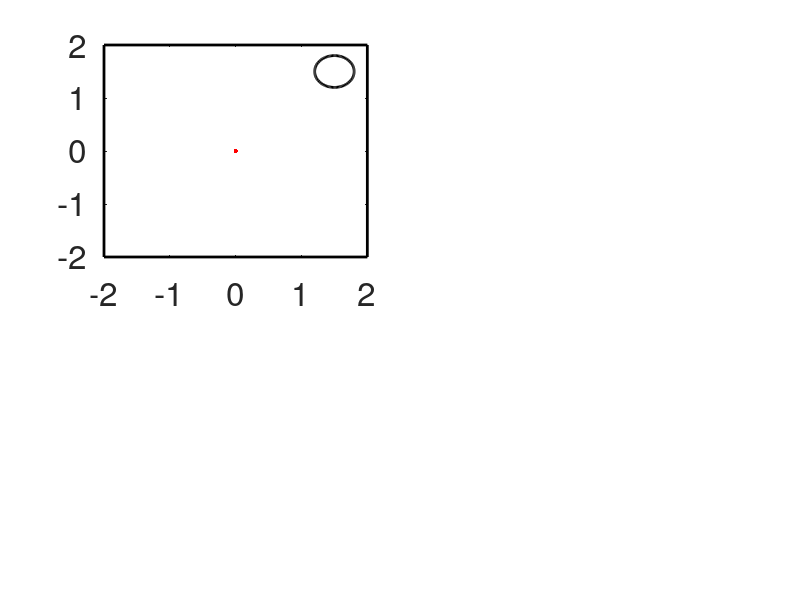

MATLAB code for this plot: (Note: this script raises an error after producing the figure.)
close all 

set(0,'defaultlinelinewidth',2,'DefaultAxesFontSize',24)

rew1_flag=1;  %reward 1 in the top-right corner                                                               
rew2_flag=0;  %reward 2 in the bottom-left corner (moved)
plot_flag = 1; %plot trajectories at every trial 
ACh_flag=0; % cholinergic depression (1=+ACh; 0=-ACh)

step = 1; %step 1ms

%% Task parameters

Trials = 40; %number of trials 
T_max=15*10^3; %maximum time trial 
starting_position= [0,0]; %starting position
t_rew=T_max; %time of reward - initialized to maximum
t_extreme=t_rew+300; %ttime of reward - initialized to maximu
t_end = T_max;

c = [1.5,1.5]; %centre reward 1 
r_goal=0.3; %radius goal area 1

c2 = [-1.5,-1.5]; %centre reward 2 (moved)
r_goal2=0.3; %radius goal area 2 (moved)

%% Place cells

space_pc = 0.4; %place cells separation distance
bounds_x = [-2,2]; %bounds open field, x axis
bounds_y = [-2,2]; %bounds open field, y axis
x_pc = bounds_x(1):space_pc:bounds_x(2); %place cells on axis x
n_x = length(x_pc); %nr of place cells on axis x
y_pc= bounds_y(1):space_pc:bounds_y(2); %place cells on axis y
n_y = length(y_pc); %nr of place cells on axis y
pos = zeros(1,2); %position of the agent at each timestep

%create grid
y = repmat(y_pc, n_x,1);
y= reshape(y,n_x*n_y,1);
x = repmat(x_pc,1,n_y);
pc = [x',y]; %place cells' centres (x,y) 
pc = round(pc*10)/10;
N_pc=length(pc); %number of place cells
rho_pc=400*10^(-3); %maximum firing rate place cells
sigma_pc=0.4; %pc separation distance

%% Action neurons - neuron model

eps0=20; %scaling constant epsp
tau_m=20; %membrane time constant
tau_s=5; %synaptic time rise epsp
chi=-5; %scaling constant refractory effect
rho0=60*10^(-3); %scaling rate
theta=16; %threshold
delta_u=2; %escape noise 

%% Action neurons - parameters

N_action=40; %number action neurons

%action selection
tau_gamma = 50; %raise time convolution action selection
v_gamma=20; %decay time convolution action selection 
theta_actor = 2*pi*[1:N_action]/N_action; %angles actions

%winner-take-all weights 
psi = 20; %the higher, the more narrow the range of excitation
w_minus = -300;
w_plus = 100;
diff_theta = repmat(theta_actor,N_action,1) - repmat(theta_actor',1, N_action);
f = exp(psi*cos(diff_theta)); %lateral connectivity function 
f = f - f.*eye(N_action);
normalised = sum(f);
normalised = normalised(1);
w_lateral = (w_minus/N_action+w_plus*f/normalised); %lateral connectivity action neurons 

%actions
a0=.08; 
actions = a0*[sin(theta_actor); cos(theta_actor)]; %possible actions (x,y)

dx = 0.01; %length of bouncing back from walls

%% synaptic plasticity parameters

A_pre_post=1;   %amplitude pre-post window
A_post_pre=1;   %amplitude post-pre window 
tau_pre_post= 10;   %time constant pre-post window
tau_post_pre= 10;   %time constant post-pre window
tau_e= 2*10^3; %time constant eligibility trace
eta_DA=0.01; %learning rate eligibility trace
eta_ACh = 10^-3*2; %learning rate acetylcholine

%feed-forward weights 
w_max=3; %upper bound feed-forward weights
w_min=1; %.pwer bound feed-forward weights
w_in = ones(N_pc, N_action)'*2; %initialization feed-forward weights

trace_pre_post= zeros(N_action, N_pc); %initialize pre-post trace  
trace_post_pre= zeros(N_action,N_pc);%initialize post-pre trace  
trace_tot = zeros(N_action,N_pc); %sum of the traces
eligibility_trace = zeros(N_action, N_pc); %total convolution 

%% initialise variables

i=0; %counter ms
tr=0; %counter trial

w_tot = [ones(N_pc,N_action)'.*w_in, w_lateral]; %total weigths 

X = zeros(N_pc,1); %matrix of spikes place cells
X_cut = zeros(N_pc+N_action, N_action);  %matrix of spikes place cells
Y_action_neurons= zeros(N_action, 1);  %matrix of spikes action neurons

time_reward= zeros(Trials,1); %stores time of reward 1
time_reward2= time_reward; %stores time of reward 2 (moved)
time_reward_old= time_reward; %stores time when agent enters the previously rewarded location 

epsp_rise=zeros(N_action+N_pc,N_action); %epsp rise compontent convolution
epsp_decay=zeros(N_action+N_pc,N_action); %epsp decay compontent convolution
epsp_tot=zeros(N_action+N_pc, N_action); %epsp

rho_action_neurons= zeros(N_action,1); %firing rate action neurons
rho_rise= rho_action_neurons;  %firing rate action neurons, rise compontent convolution
rho_decay = rho_action_neurons; %firing rate action neurons, decay compontent convolution

Canc = ones(N_pc+N_action,N_action)';
last_spike_post=zeros(N_action,1)-1000; %vector time last spike postsynaptic neuron

store_pos = zeros(T_max*Trials,2); %stores trajectories (for plotting)
firing_rate_store = zeros(N_action,T_max*Trials); %stores firing rates action neurons (for plotting)

%% initialize plot open field

figure('position',  [0, 0, 1000, 2000])
subplot(2,2,1)
reward_plot = plot(c(1)+r_goal*cos(-pi:2*pi/100:pi), c(2)+r_goal*sin(-pi:2*pi/100:pi), 'color', 'black'); %plot reward 1 
hold on
point_plot = plot(starting_position(1),starting_position(2), '.r', 'MarkerSize',10); %plot initial starting point

%plot walls
line([bounds_x(1) bounds_x(1)], [bounds_y(1) bounds_y(2)], 'color','black'); 
line([bounds_x(2) bounds_x(2)], [bounds_y(1) bounds_y(2)], 'color','black');
line([bounds_x(1) bounds_x(2)], [bounds_y(1) bounds_y(1)], 'color','black');
line([bounds_x(1) bounds_x(2)], [bounds_y(2) bounds_y(2)], 'color','black');
axis([-2 2 -2 2])

%% delete actions that lead out of the maze

%find index place cells that lie on the walls
sides(1,:) = (find(pc(:,2) == -2))'; %bottom wall, y=-2
sides(2,:) = (find(pc(:,2) == 2))'; %top wall, y=+2
sides(3,:) = (find(pc(:,1) == 2))'; %left wall, x=-2
sides(4,:) = (find(pc(:,1) == -2))'; %right wall, x=+2

%store index of actions forbidden from each side 
forbidden_actions(1,:) = 11:29; %actions that point south - theta in (180, 360) degrees approx
forbidden_actions(2,:) = [1:9, 31:40]; %actions that point north - theta in (0,180) degrees approx
forbidden_actions(3,:) = 1:19; %actions that point east - theta in (-90, 90) degrees approx
forbidden_actions(4,:) = 21:39; %actions that point west - theta in (90, 270) degrees approx

%kill connections between place cells on the walls and forbidden actions
w_walls = ones(N_action, N_pc+N_action); 
for g=1:4
    w_walls(forbidden_actions(g,:), sides(g,:))=0;
end


%% start simulation
w_tot_old = w_tot(1:N_action,1:N_pc); %store weights before start 

while i<T_max*Trials
    i=i+1;
    
    t=mod(i,T_max);
    
    %% reset new trial
    
    if t==1
        pos = starting_position; %initialize position at origin (centre open field)
        feedback_signal=0; %flag that signals when the reward is found
        
        tr=tr+1; %trial number 
        t_rew=T_max; %time of reward - initialized at T_max at the beginning of the trial
        
        %initialisation variables - reset between trials
        Y_action_neurons= zeros(N_action, 1); 
        X_cut = zeros(N_pc+N_action, N_action);
        epsp_rise=zeros(N_action+N_pc,N_action);
        epsp_decay=zeros(N_action+N_pc,N_action);
        epsp_tot=zeros(N_action+N_pc, N_action);
        rho_action_neurons= zeros(N_action,1);
        rho_rise=  zeros(N_action,1);
        rho_decay =  zeros(N_action,1);
        Canc = ones(N_pc+N_action,N_action)';
        last_spike_post=zeros(N_action,1)-1000;
        trace_pre_pos= zeros(N_action, N_pc);
        trace_post_pre= zeros(N_action,N_pc);
        trace_tot = zeros(N_action,N_pc);
        eligibility_trace = zeros(N_action, N_pc);
        
        %change reward location in the second half of the experiment
        if tr== (Trials/2)+1
            rew1_flag=0;
            rew2_flag=1;
            
            subplot(2,2,1)
            delete(reward_plot)
            reward_plot_old = plot(c(1)+r_goal*cos(-pi:2*pi/100:pi), c(2)+r_goal*sin(-pi:2*pi/100:pi), 'color', 'black', 'linestyle', '--'); %plot reward 1 
            reward_plot_new = plot(c2(1)+r_goal2*cos(-pi:2*pi/100:pi), c2(2)+r_goal2*sin(-pi:2*pi/100:pi), 'color', 'black'); %plot reward 2
        end
    end
    
    %% place cells
    
    rhos = rho_pc.*exp(-sum((repmat(pos,n_x*n_y,1)-pc).^2,2)/(sigma_pc^2)); %rate inhomogeneous poisson process
    prob = rhos;
    %turn place cells off after reward is reached 
    if t>t_rew
        prob=0;
    end
    X = (rand(1,N_pc)<=prob')'; %spike train pcs
    
    store_pos(i,:) = pos; %store position (for plotting)
    
    %% reward
    
    % agent enters reward 1 in the first half of the trial
    if sum((pos-c).^2)<=r_goal^2 && feedback_signal==0 && rew1_flag==1
        feedback_signal=1; %reward found
        t_rew=t; %time of reward
        time_reward(tr) = t; %store time of reward
    end
    
    % agent enters reward 2 in the second half of the trial
    if sum((pos-c2).^2)<=r_goal2^2 && feedback_signal==0 && rew2_flag==1
        feedback_signal=1;  %reward 2 found
        t_rew=t; %time of reward 2
        time_reward2(tr) = t; %store time of reward 2
    end
    
    % agent enters reward 1 in the second half of the trial (previously rewarded location) 
    if sum((pos-c).^2)<=r_goal^2 && rew1_flag==0 && rew2_flag==1
        feedback_signal=-1; 
        t_rew=t; %the trial is ended, even though this location is no longer rewarded
        time_reward_old(tr)=t; %store time of entrance old reward location
    end

    
    %% action neurons 
    
    % reset after last post-synaptic spike
    X_cut = repmat([X; Y_action_neurons],1,N_action);
    X_cut = X_cut.*Canc';
    epsp_rise=epsp_rise.*Canc';
    epsp_decay=epsp_decay.*Canc';
    
    % neuron model
    [epsp_tot, epsp_decay, epsp_rise] = convolution (epsp_decay, epsp_rise, tau_m, tau_s, eps0, X_cut, w_tot.*w_walls); %EPSP in the model * weights
    [Y_action_neurons,last_spike_post, Canc] = neuron(epsp_tot, chi, last_spike_post, tau_m, rho0, theta, delta_u, i); %sums EPSP, calculates potential and spikes
    
    % smooth firing rate of the action neurons
    [rho_action_neurons, rho_decay, rho_rise] = convolution (rho_decay, rho_rise, tau_gamma, v_gamma, 1, Y_action_neurons);
    firing_rate_store(:,i) = rho_action_neurons; %store action neurons' firing rates
    
    % select action
    a = ((rho_action_neurons'*actions')/N_action);
    a(isnan(a))=0;
    
    %% synaptic plasticity
    
    %STDP with symmetric window 
    [ trace_pre_pos, trace_post_pre,eligibility_trace, trace_tot, W] = weights_update_stdp(A_pre_post, A_post_pre, tau_pre_post, tau_post_pre, repmat(X',N_action,1) , repmat(Y_action_neurons,1, N_pc), trace_pre_pos, trace_post_pre, trace_tot, tau_e);
    
    % online weights update (effective only with acetylcholine - ACh_flag=1)
    w_tot(1:N_action,1:N_pc)= w_tot(1:N_action,1:N_pc)-eta_ACh*W*(ACh_flag);
    
    %weights limited between lower and upper bounds
    w_tot(w_tot(:,1:N_pc)>w_max)=w_max;
    w_tot(w_tot(:,1:N_pc)<w_min)=w_min;

    %% position update
    
    pos = pos+a;
    
    %check if agent is out of boundaries. If it is, bounce back in the opposite direction
    if pos(1)<=bounds_x(1)
        pos = pos+dx*[1,0];
    else
        if pos(1)>= bounds_x(2)
            pos = pos+dx*[-1,0];
        else
            if pos(2)<=bounds_y(1)
                pos = pos+dx*[0,1];
            else
                if pos(2)>=bounds_y(2)
                    pos = pos+dx*[0,-1];
                end
            end
        end
    end
    
    %time when trial end is 300ms after reward is found
    t_extreme = t_rew+300;
    if t> t_extreme && t<T_max
        i = (ceil(i/T_max))*T_max-1; %set i counter to the end of the trial
        t_end = t_extreme; %for plotting
    end
    
    if t==0
        
        t=T_max;
        
        %% update weights - end of trial
        
        %weights are retroactively potentiated through an eligibility trace 
        %the feedback signal determines the sign of the update
        w_tot(1:N_action,1:N_pc)=w_tot_old+eta_DA*eligibility_trace*feedback_signal;
        
        %weights limited between lower and upper bounds
        w_tot(w_tot(:,1:N_pc)>w_max)=w_max;
        w_tot(w_tot(:,1:N_pc)<w_min)=w_min;
        
        %store weights before the beginning of next trial (for updates in case reward is found) 
        w_tot_old = w_tot(1:N_action,1:N_pc);
        
        %calculate policy
        ac =actions*(w_tot_old.*w_walls(:,1:N_pc))/a0; %vector of preferred actions according to the weights 
        ac(:,unique(sort(reshape(sides, length(sides)*4, 1))))=0; %do not count actions AT the boundaries (just for plotting)
        
        
        %% plot
        if plot_flag==1
            
            %display trajectory of the agent in each trial
            subplot(2,2,1)
            f3=plot(store_pos( (floor((i-1)/T_max))*T_max+1:(floor((i-1)/T_max))*T_max+t_end,1), store_pos((floor((i-1)/T_max))*T_max+1:(floor((i-1)/T_max))*T_max+t_end,2), 'red'); %trajectory
            hold on
            delete(point_plot)
            point_plot = plot(starting_position(1),starting_position(2), '.r', 'MarkerSize',10); %starting point
            title(['Trial ', num2str(tr)])
            
            %display average reward
            subplot(2,2,2)
            plot(tr, feedback_signal, '.r', 'MarkerSize',30)
            axis([1 Trials -1 1])
            hold on 
            title('Feedback signal')
            
            %display weights over the open field, averaged over action neurons
            subplot(2,2,3)
            w_plot = mean(w_tot(:,1:N_pc)); %use weights as they were at the beginning of the trial 
            w_plot = reshape(w_plot,sqrt(N_pc),sqrt(N_pc));
            imagesc(w_plot')
            set(gca,'YDir','normal')
            colorbar
            title('Mean weights')
            
            %plot policy as a vector field
            subplot(2,2,4)
            f4=quiver(pc(:,1), pc(:,2), ac(1,:)', ac(2,:)', 'linewidth', 2, 'color', 'black');
            axis([-2 2 -2 2])
            title('Agent''s policy')

            drawnow
            %pause
            delete(f3)
            delete(f4)
        end
        %%
        t_end = T_max;
        
    end
    
end
